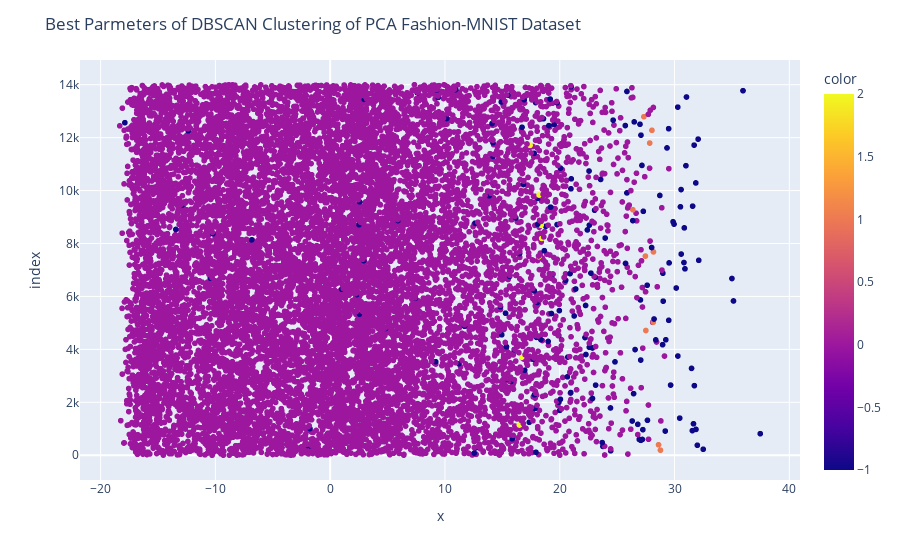

This figure's notebook cell:
### Code cell
# Plot the PCA using best parameters of DBSCana 
fig = px.scatter(X_pca[:, 0], X_pca[:, 1], color=labels)
fig.update_layout(title = "Best Parmeters of DBSCAN Clustering of PCA Fashion-MNIST Dataset")
fig.show()

### Figure 1 — Plotly figure (JSON) as saved in the notebook; plotly's stock layout.template omitted (floating-point values rounded to 4 significant figures; data arrays with more than 128 entries replaced by an {"elided": "..."} marker saying what was removed)
{"data": [{"hovertemplate": "x=%{x}<br>index=%{y}<br>color=%{marker.color}<extra></extra>", "legendgroup": "", "marker": {"color": {"elided": "14000 int values"}, "coloraxis": "coloraxis", "symbol": "circle"}, "mode": "markers", "name": "", "showlegend": false, "type": "scattergl", "x": {"elided": "14000 float values"}, "xaxis": "x", "y": {"elided": "14000 int values"}, "yaxis": "y"}], "layout": {"coloraxis": {"colorbar": {"title": {"text": "color"}}, "colorscale": [[0, "#0d0887"], [0.1111, "#46039f"], [0.2222, "#7201a8"], [0.3333, "#9c179e"], [0.4444, "#bd3786"], [0.5556, "#d8576b"], [0.6667, "#ed7953"], [0.7778, "#fb9f3a"], [0.8889, "#fdca26"], [1, "#f0f921"]]}, "legend": {"tracegroupgap": 0}, "margin": {"t": 60}, "title": {"text": "Best Parmeters of DBSCAN Clustering of PCA Fashion-MNIST Dataset"}, "xaxis": {"anchor": "y", "domain": [0, 1], "title": {"text": "x"}}, "yaxis": {"anchor": "x", "domain": [0, 1], "title": {"text": "index"}}}}
